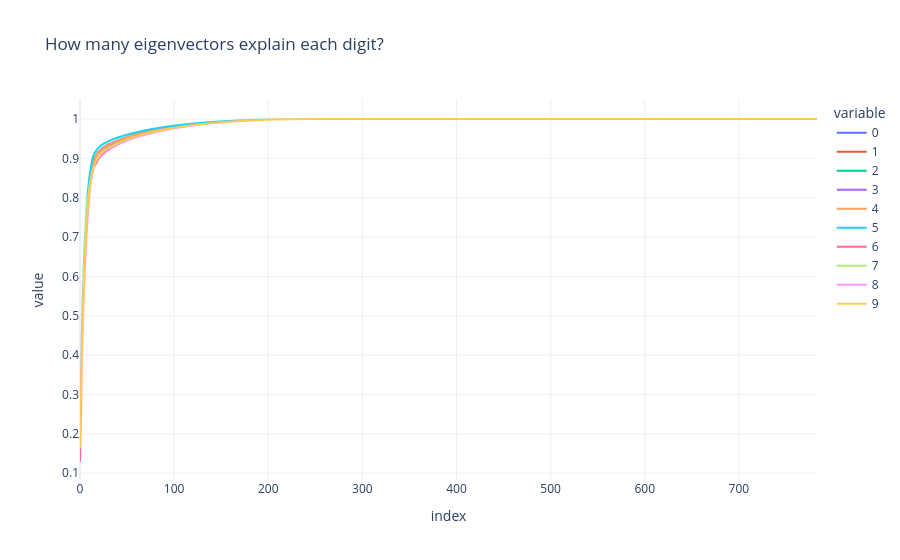

This figure's notebook cell:
### Code cell
abs_vals = vals.abs()

# sort descending by magnitude
sorted_vals, _ = torch.sort(abs_vals, dim=1, descending=True)

cum = sorted_vals.cumsum(dim=1)
frac = cum / (sorted_vals.sum(dim=1, keepdim=True) + 1e-8)

px.line(
    frac.cpu().T,
    template="plotly_white",
    labels=dict(x="number of eigenvectors", y="fraction of absolute eigenvalue mass"),
    title="How many eigenvectors explain each digit?"
)

### Figure 1 — Plotly figure (JSON) as saved in the notebook; plotly's stock layout.template omitted (floating-point values rounded to 4 significant figures; data arrays with more than 128 entries replaced by an {"elided": "..."} marker saying what was removed)
{"data": [{"hovertemplate": "variable=0<br>index=%{x}<br>value=%{y}<extra></extra>", "legendgroup": "0", "line": {"color": "#636efa", "dash": "solid"}, "marker": {"symbol": "circle"}, "mode": "lines", "name": "0", "showlegend": true, "type": "scattergl", "x": {"elided": "784 int values"}, "xaxis": "x", "y": {"elided": "784 float values"}, "yaxis": "y"}, {"hovertemplate": "variable=1<br>index=%{x}<br>value=%{y}<extra></extra>", "legendgroup": "1", "line": {"color": "#EF553B", "dash": "solid"}, "marker": {"symbol": "circle"}, "mode": "lines", "name": "1", "showlegend": true, "type": "scattergl", "x": {"elided": "784 int values"}, "xaxis": "x", "y": {"elided": "784 float values"}, "yaxis": "y"}, {"hovertemplate": "variable=2<br>index=%{x}<br>value=%{y}<extra></extra>", "legendgroup": "2", "line": {"color": "#00cc96", "dash": "solid"}, "marker": {"symbol": "circle"}, "mode": "lines", "name": "2", "showlegend": true, "type": "scattergl", "x": {"elided": "784 int values"}, "xaxis": "x", "y": {"elided": "784 float values"}, "yaxis": "y"}, {"hovertemplate": "variable=3<br>index=%{x}<br>value=%{y}<extra></extra>", "legendgroup": "3", "line": {"color": "#ab63fa", "dash": "solid"}, "marker": {"symbol": "circle"}, "mode": "lines", "name": "3", "showlegend": true, "type": "scattergl", "x": {"elided": "784 int values"}, "xaxis": "x", "y": {"elided": "784 float values"}, "yaxis": "y"}, {"hovertemplate": "variable=4<br>index=%{x}<br>value=%{y}<extra></extra>", "legendgroup": "4", "line": {"color": "#FFA15A", "dash": "solid"}, "marker": {"symbol": "circle"}, "mode": "lines", "name": "4", "showlegend": true, "type": "scattergl", "x": {"elided": "784 int values"}, "xaxis": "x", "y": {"elided": "784 float values"}, "yaxis": "y"}, {"hovertemplate": "variable=5<br>index=%{x}<br>value=%{y}<extra></extra>", "legendgroup": "5", "line": {"color": "#19d3f3", "dash": "solid"}, "marker": {"symbol": "circle"}, "mode": "lines", "name": "5", "showlegend": true, "type": "scattergl", "x": {"elided": "784 int values"}, "xaxis": "x", "y": {"elided": "784 float values"}, "yaxis": "y"}, {"hovertemplate": "variable=6<br>index=%{x}<br>value=%{y}<extra></extra>", "legendgroup": "6", "line": {"color": "#FF6692", "dash": "solid"}, "marker": {"symbol": "circle"}, "mode": "lines", "name": "6", "showlegend": true, "type": "scattergl", "x": {"elided": "784 int values"}, "xaxis": "x", "y": {"elided": "784 float values"}, "yaxis": "y"}, {"hovertemplate": "variable=7<br>index=%{x}<br>value=%{y}<extra></extra>", "legendgroup": "7", "line": {"color": "#B6E880", "dash": "solid"}, "marker": {"symbol": "circle"}, "mode": "lines", "name": "7", "showlegend": true, "type": "scattergl", "x": {"elided": "784 int values"}, "xaxis": "x", "y": {"elided": "784 float values"}, "yaxis": "y"}, {"hovertemplate": "variable=8<br>index=%{x}<br>value=%{y}<extra></extra>", "legendgroup": "8", "line": {"color": "#FF97FF", "dash": "solid"}, "marker": {"symbol": "circle"}, "mode": "lines", "name": "8", "showlegend": true, "type": "scattergl", "x": {"elided": "784 int values"}, "xaxis": "x", "y": {"elided": "784 float values"}, "yaxis": "y"}, {"hovertemplate": "variable=9<br>index=%{x}<br>value=%{y}<extra></extra>", "legendgroup": "9", "line": {"color": "#FECB52", "dash": "solid"}, "marker": {"symbol": "circle"}, "mode": "lines", "name": "9", "showlegend": true, "type": "scattergl", "x": {"elided": "784 int values"}, "xaxis": "x", "y": {"elided": "784 float values"}, "yaxis": "y"}], "layout": {"legend": {"title": {"text": "variable"}, "tracegroupgap": 0}, "title": {"text": "How many eigenvectors explain each digit?"}, "xaxis": {"anchor": "y", "domain": [0, 1], "title": {"text": "index"}}, "yaxis": {"anchor": "x", "domain": [0, 1], "title": {"text": "value"}}}}
